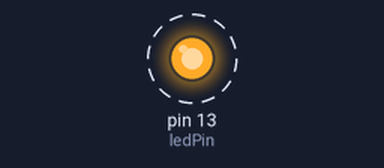
A sketch run on a simulated Arduino Uno, built with avr-gcc and run on an emulated ATmega328P. Shown: output pins drawn as LEDs (lit = HIGH). Dashed ring = blinking.

Above: at 0.12 s.
Timing chart, 0 to 3.0 s (numbered marks = the images above):
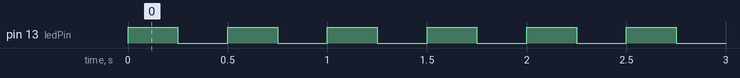

Measured:
- by itself, pin 13 (ledPin): alternates HIGH for 0.25 s and LOW for 0.25 s

The sketch:

Blink.ino
```cpp
/*
BLINK
Jeff Thompson | 2013 | www.jeffreythompson.org

Our first program - blinking an LED!  This is the canonical
Arduino first-sketch, the equivelant of "Hello World".

Schematic (or use built-in LED on the board and do nothing!):
+ Long leg in digital pin 13
+ Short led in ground pin next to 13

CHALLENGE:
+ Can you make the behavior more complex?
+ How might you encode a message, such as Morse Code?

*/

// VARIABLES
// these are optional, but allow faster, more powerful
// changes to your code (as we will see momentarily)
int ledPin =  13;      // define the LED as on pin 13
int timeOn =  250;     // time for the LED to be on (measured in milliseconds, or ms)
int timeOff = 250;     // ditto off; 1000ms = 1 second, 500ms = 1/2 sec, etc


// SETUP
// this is code run once when your Arduino reboots - here we set the mode
// for the digital pin to output (to light up the LED)
void setup() {
  pinMode(ledPin, OUTPUT);    // arguments (or parameters) are the pin # and mode
}


// LOOP
// loop runs over and over as fast as possible until the Arduino is turned
// off or reset
void loop() {
  digitalWrite(ledPin, HIGH);    // set the LED to high (on)
  delay(timeOn);                 // pause everything for specified amount of time*
  digitalWrite(ledPin, LOW);     // turn LED off...
  delay(timeOff);                // and pause again
}

// * NOTE: when in 'delay', the Arduino completely stops all processes
```
